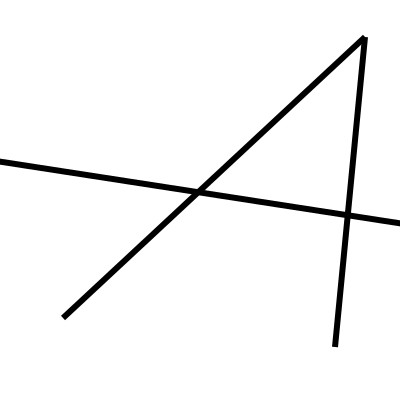
#> input picture material/Bilder/Hough.jpg, 400 x 400 px
$ jupyter execute --allow-errors ex5_1.ipynb   (shell and % lines are left out)
#> lines starting #> are read from the running program, lines starting #| are printed output that depends on the picture; after the words box and inside, x2 and y2 are one past the last pixel; in counts of white or black regions, pixels touching at a corner belong together
# Aufgabe 1: Hough-Transformation für Geraden
Zur Detektion parametrisch beschreibbarer Objekte in Kantenbildern kann die *Hough-Transformation* verwendet werden.
Als *Hough-Akkumulator* wird dazu im Folgenden ein diskretisierter Parameterraum bezeichnet.

1. Bei der *Geradendetektion* wird hierfür sinnvoller Weise die *Polardarstellung* gewählt. Dabei wird eine Gerade durch ihren Normalenwinkel $\varphi$ und dem Abstand $r$ zum Ursprung beschrieben, wie in untenstehender Abbildung angedeutet. Für jeden Punkt $\boldsymbol{p}=(x,y)$ im Kantenbild wird dann für alle Winkel $\varphi$ der Parameter \begin{align}r = x \cos \varphi + y \sin \varphi\end{align} einer Geraden durch diesen Kantenpunkt bestimmt. Die Einträge an den entsprechenden Stellen $(\varphi, r)$ im Hough-Akkumulator werden inkrementiert. Lokale Maxima beschreiben letztendlich diejenigen Parameterkombinationen, die Geraden im Bild darstellen, auf denen viele Kantenpunkte liegen.

2. Implementieren Sie eine Python-Funktion, welche in einem gegebenen Kantenbild die ersten $n=50$ Geraden detektiert und stellen Sie diese dar! Stellen Sie sicher, dass die einzelnen Parameter leicht verändert werden können! Visualisieren Sie ebenfalls den Hough-Akkumulator und zeigen Sie die Zusammenhänge zum Detektionsergebnis! Welchen Einfluss hat die Wahl der Größen für die Diskretisierungsschritte auf das Ergebnis?

3. Das vorgestellte Verfahren weist einige Schwächen auf, welche durch einfache Erweiterungen abgeschwächt werden können. So können die konkreten Kantenstärken beim Inkrementieren der Akkumulatorzellen berücksichtigt werden. Darüber hinaus würde eine Glättung des Akkumulators zu eindeutigen, unverrauschten Maxima führen.

Erweitern Sie Ihre Routine derart, dass sie robust gegenüber Ausreißern und Fehldetektionen wird!

## 0. Pfade, Pakete etc.

[cell 1]
import glob
import urllib.request

import matplotlib.pyplot as plt
import matplotlib.colors as mcolors

import imageio
import numpy as np
import math

import skimage.filters
import skimage.feature
from skimage.transform import resize

[cell 2]
image_filter = './../material/Bilder/Hough.jpg'

## 1. Definition der Parameter
Zuerst wird die mögliche Anzahl der Geraden $n$ definiert:

[cell 3]
n = 50

Zusätzlich wird die Auflösung bzw. Größe des Hough-Akkumulators in Richtung $r$ und $\varphi$ festgelegt:

[cell 4]
r_size = 250
phi_size = 90.0

## 2. Laden des Bildes

[cell 5]
image_path = np.random.choice(glob.glob(image_filter))
image = imageio.imread(image_path)
#> image is the input picture: shape (400, 400); min 0, max 255, mean 244.4
image = resize(image, (150, 150))
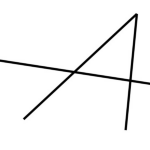
#> image: shape (150, 150) float64; min 0.00291, max 1, mean 0.958

Für diese Aufgabe ist es wichtig, das Bild im Fließkommaformat vorliegen zu haben. Andernfalls kann der Median nicht immer korrekt berechet werden. Konvertieren sie `image` zu einer geeigneten Repräsentation:

[cell 6]
image_max = np.float32(np.max(image))
#> image_max = 1
image_min = np.float32(np.min(image))
#> image_min = 0.00291
image = (np.float32(image) - image_min)/(image_max - image_min)

## 3. Kantenbild ermitteln
Die Hough-Transformation ist auf Kantenbilder anzuwenden. Um ein Kantenbild zu erhalten, verwenden Sie z.B. einen Sobel-Filter aus dem Paket `scikit-image`.

[cell 7]
edge_image = skimage.filters.sobel(image)
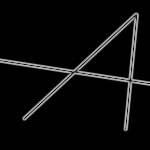
#> edge_image: shape (150, 150) float32; min 0, max 0.719, mean 0.0456

Visualisieren Sie nun das Kantenbild:

[cell 8]
plt.figure()
plt.imshow(edge_image, cmap='gray')

[cell 9]
thresholded_edge_image = np.copy(edge_image)
edge_image_max = np.max(edge_image)
#> edge_image_max = 0.719
grad_threshold = 0.7 * edge_image_max
#> grad_threshold = 0.503

threshold_indices = thresholded_edge_image < grad_threshold
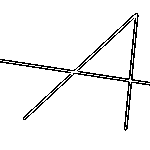
#> threshold_indices: shape (150, 150) bool; 94.9% white; black in thin lines or dots, all inside (x1, y1, x2, y2) = (0, 13, 150, 131)
thresholded_edge_image[threshold_indices] = 0.0
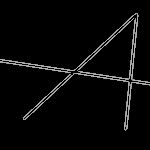
#> thresholded_edge_image: shape (150, 150) float32; 14.09% of pixels changed, all inside (x1, y1, x2, y2) = (0, 10, 150, 134)

[cell 10]
plt.figure()
plt.imshow(thresholded_edge_image, cmap='gray')

## 4. Hough-Transformation
Zunächst soll eine Funktion `ex5_hough_transform` definiert werden, die die Hough-Transformation durchführt und den Akkumulator sowie dessen Grenzwerte zurückliefert:

[cell 11]
def ex5_hough_transform(edge_image):
    acc = np.zeros(shape=(r_size * 2, int(phi_size) * 2), dtype=np.float32)
    epsilon = 0.00001

    rhos = np.linspace(0, -r_size, r_size-1)
    phis = np.deg2rad(np.arange(-phi_size, phi_size, 1))

    cos_phis = np.cos(phis)
    sin_phis = np.sin(phis)

    for j in range(0, edge_image.shape[1]):
        for i in range(0, edge_image.shape[0]):
            if (edge_image[i, j] > 0.0 + epsilon):
                for phi_idx in range(1, len(phis)):
                    # add r_size for positive indexing
                    r = int(i * cos_phis[phi_idx] + j * sin_phis[phi_idx]) + r_size
                    acc[r, phi_idx] += 1
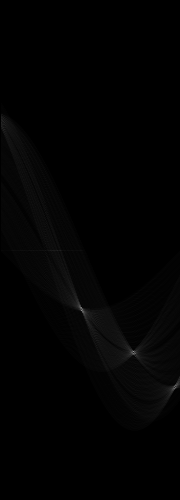
#> acc: shape (500, 180) float32; min 0, max 151, mean 2.3

    rmin = -r_size
    rmax = r_size
    phimin = -phi_size
    phimax = phi_size

    return acc, (rmin, rmax, phimin, phimax)

Der Hough-Akkumulator und dessen Grenzwerte werden jetzt ausgerechnet.

[cell 12]
accumulator, limits = ex5_hough_transform(thresholded_edge_image)
#> limits = (-250, 250, -90, 90)

[cell 13]
plt.figure()
plt.imshow(accumulator, cmap='gray')

Smooth accumulator with Gauss filter

[cell 14]
accumulator = skimage.filters.gaussian(accumulator, sigma=5)
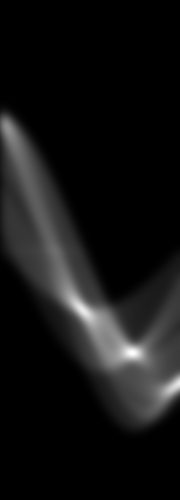
#> accumulator: shape (500, 180) float32; min 0, max 28.29, mean 2.2; drawn with min black and max white

Als Sanity-Check wird der Hough-Akkumulator visualisiert:

[cell 15]
plt.figure()
plt.imshow(accumulator, cmap='gray')

## 5. Geradendetektion
Definieren Sie nun eine Funktion `ex5_detect_lines`, die aus einem gegebenen Hough-Akkumulator und dessen Grenzwerten die gewünschte Anzahl Geraden als Liste von $(r,\varphi,s)$-Tupeln zurückgibt, wobei $s$ die Stärke der Gerade bezeichnet.

[cell 16]
def ex5_detect_lines(acc, limits):
#> called with limits = (-250, 250, -90, 90)
    a = np.copy(acc)
    rmin, rmax, phimin, phimax = limits
#> rmin = -250; rmax = 250; phimin = -90; phimax = 90
    lines = []
    phis = np.deg2rad(np.arange(phimin, phimax, 1))
#> phis = 180 values from -1.57 to 1.55

    for i in range(0, n):
        curr_max_acc_idx = np.unravel_index(a.argmax(), a.shape)
        # add to lines (i, j, acc_value)
        r_idx = curr_max_acc_idx[0]
        r = r_idx - np.abs(rmin)
        phi_idx = curr_max_acc_idx[1]
        phi = phis[phi_idx]
        lines.append((r, phi, a[r_idx, phi_idx]))
        a[r_idx, phi_idx] = 0
#> this loop made 50 passes
#> (curr_max_acc_idx, r_idx, r, phi_idx, phi) on passes 1 to 12: ((352, 132), 352, 102, 132, 0.733), ((352, 131), 352, 102, 131, 0.716), ((353, 132), 353, 103, 132, 0.733), ((353, 131), 353, 103, 131, 0.716), ((352, 133), 352, 102, 133, 0.75), ((353, 133), 353, 103, 133, 0.75), ((352, 130), 352, 102, 130, 0.698), ((351, 131), 351, 101, 131, 0.716), ((351, 132), 351, 101, 132, 0.733), ((353, 130), 353, 103, 130, 0.698), ((352, 134), 352, 102, 134, 0.768), ((353, 134), 353, 103, 134, 0.768)
#> a: shape (500, 180) float32; 0.06% of pixels changed, all inside (x1, y1, x2, y2) = (82, 309, 180, 384)
#> after the loop, lines = 50 items, first 6: (102, 0.733, 28.29), (102, 0.716, 28.24), (103, 0.733, 28.2), (103, 0.716, 28.1), (102, 0.75, 28.1), (103, 0.75, 28.04)

    return lines

Die soeben definierte Funktion wird nun aufgerufen, um den Akkumulator zu verarbeiten:

[cell 17]
lines = ex5_detect_lines(accumulator, limits)
